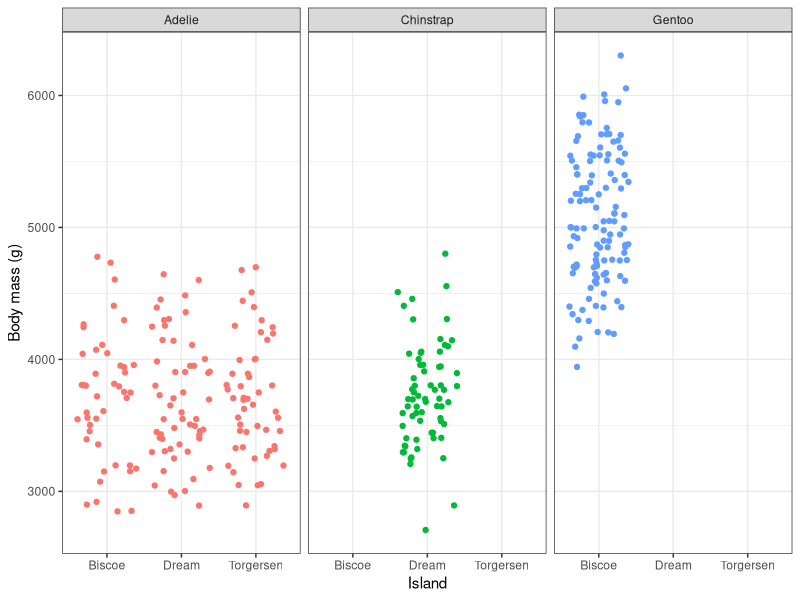

R code for this plot:
## ---- chunk 1
knitr::opts_chunk$set(echo = TRUE, warning=FALSE, fig.path = '../Output/') #GLOBAL CHUNK: setting specific arguments and directing where all the figures would go
## ---- chunk 2
library(tidyverse) 
library(here)
library(kableExtra)
library(palmerpenguins)
## ---- chunk 3
penguins %>% #calling the dataframe to be analyzed
  group_by(island) %>% #grouping by the island
  #taking the average of the billmean, billdepth, and bodymass
  summarise(billmean_mm=mean(bill_length_mm, na.rm=TRUE), 
            billdepth_mm=mean(bill_depth_mm, na.rm=TRUE),
            bodymass_g=mean(body_mass_g, na.rm=TRUE)) %>% 
  kbl() %>% #make it a kable table
  kable_classic() %>% #setting the theme of the kable to be classic
  kable_material(c("hover")) #adding an interactive kable table where this highlights when you hover the row
## ---- chunk 4
penguins %>% #calling the dataframe to be analyzed
  ggplot (aes(x=island, #setting what goes to the horizontal axis
              y=body_mass_g, #setting what goes to the vertical axis
              color=species)) + #coloring the species (see the difference of each)
  geom_jitter() + #adding a jitter plot
  labs(x="Island", #naming the horizontal axis
       y="Body mass (g)") + #naming the vertical axis
  guides(color=FALSE) + #getting rid of the legend
  theme_bw() + #setting the theme of the plot to be black and white
  facet_grid(~species) #facetting by species (by column)
